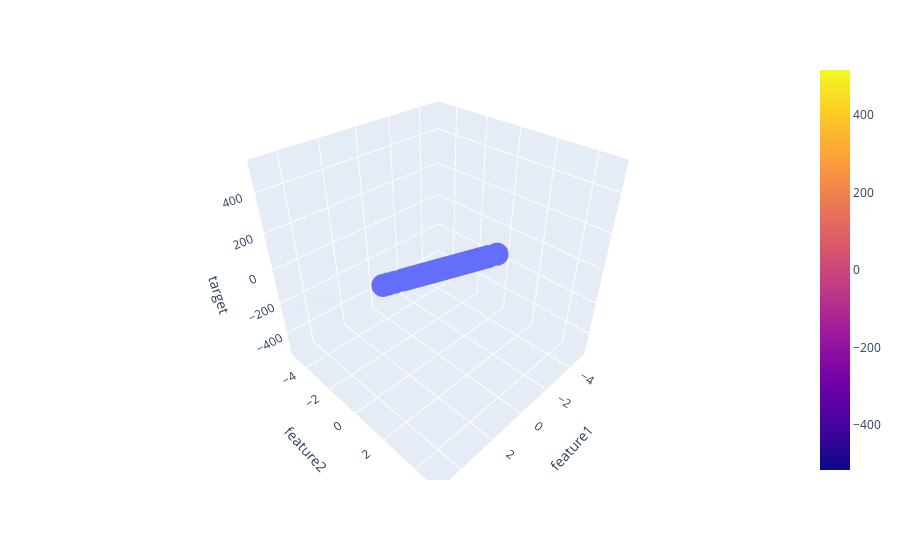

Here is the notebook cell this chart was saved with:
### Code cell
fig = px.scatter_3d(df, x='feature1', y='feature2', z='target')

fig.add_trace(go.Surface(x = x, y = y, z =z ))

fig.show()

### Figure 1 — Plotly figure (JSON) as saved in the notebook; plotly's stock layout.template omitted (floating-point values rounded to 4 significant figures; data arrays with more than 128 entries replaced by an {"elided": "..."} marker saying what was removed)
{"data": [{"hovertemplate": "feature1=%{x}<br>feature2=%{y}<br>target=%{z}<extra></extra>", "legendgroup": "", "marker": {"color": "#636efa", "symbol": "circle"}, "mode": "markers", "name": "", "scene": "scene", "showlegend": false, "type": "scatter3d", "x": {"elided": "200 float values"}, "y": {"elided": "200 float values"}, "z": {"elided": "200 float values"}}, {"type": "surface", "x": [-5, -3.889, -2.778, -1.667, -0.5556, 0.5556, 1.667, 2.778, 3.889, 5], "y": [-5, -3.889, -2.778, -1.667, -0.5556, 0.5556, 1.667, 2.778, 3.889, 5], "z": [[-516.6, -486.5, -456.3, -426.2, -396.0, -365.9, -335.7, -305.6, -275.4, -245.3], [-431.9, -401.8, -371.7, -341.5, -311.4, -281.2, -251.1, -220.9, -190.8, -160.6], [-347.3, -317.1, -287.0, -256.9, -226.7, -196.6, -166.4, -136.3, -106.1, -75.99], [-262.6, -232.5, -202.3, -172.2, -142.1, -111.9, -81.77, -51.62, -21.48, 8.665], [-178.0, -147.8, -117.7, -87.54, -57.4, -27.26, 2.888, 33.03, 63.18, 93.32], [-93.32, -63.18, -33.03, -2.888, 27.26, 57.4, 87.54, 117.7, 147.8, 178.0], [-8.665, 21.48, 51.62, 81.77, 111.9, 142.1, 172.2, 202.3, 232.5, 262.6], [75.99, 106.1, 136.3, 166.4, 196.6, 226.7, 256.9, 287.0, 317.1, 347.3], [160.6, 190.8, 220.9, 251.1, 281.2, 311.4, 341.5, 371.7, 401.8, 431.9], [245.3, 275.4, 305.6, 335.7, 365.9, 396.0, 426.2, 456.3, 486.5, 516.6]]}], "layout": {"legend": {"tracegroupgap": 0}, "margin": {"t": 60}, "scene": {"domain": {"x": [0, 1], "y": [0, 1]}, "xaxis": {"title": {"text": "feature1"}}, "yaxis": {"title": {"text": "feature2"}}, "zaxis": {"title": {"text": "target"}}}}}
